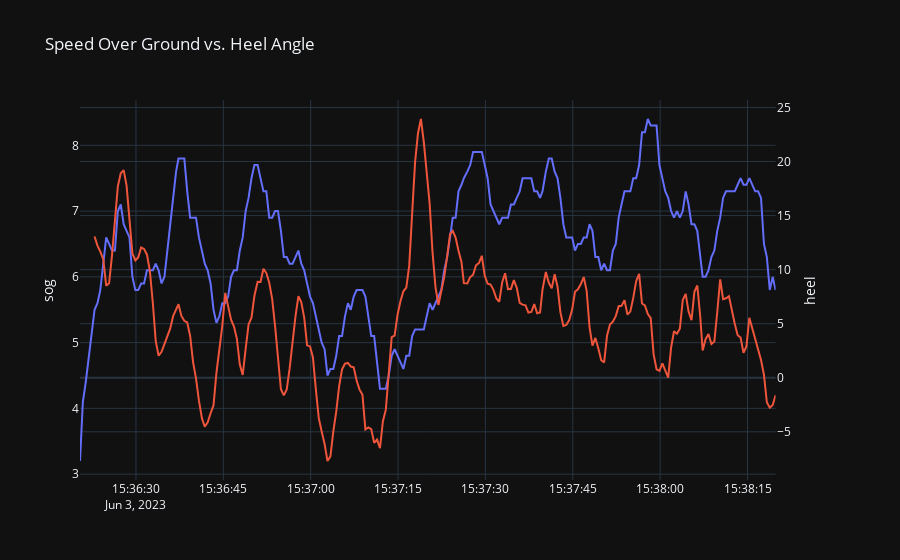

Here is the notebook cell this chart was saved with:
### Code cell
subplot_fig = make_subplots(specs=[[{"secondary_y": True}]])
fig1 = px.line(df_time, x='timestamp', y='sog_kts', template='plotly_dark', title='Speed Over Ground')
fig2 = px.line(df_time, x='timestamp', y='roll_avg_rolling_3', template='plotly_dark', title='Heel Angle')
fig2.update_traces(yaxis="y2")
subplot_fig.add_traces(fig1.data + fig2.data)
subplot_fig.update_layout(title="Speed Over Ground vs. Heel Angle", yaxis=dict(title="sog"), yaxis2=dict(title="heel"), template='plotly_dark')
subplot_fig.for_each_trace(lambda t: t.update(line=dict(color=t.marker.color)))
subplot_fig.show()

### Figure 1 — Plotly figure (JSON) as saved in the notebook; plotly's stock layout.template omitted (floating-point values rounded to 4 significant figures; data arrays with more than 128 entries replaced by an {"elided": "..."} marker saying what was removed)
{"data": [{"hovertemplate": "timestamp=%{x}<br>sog_kts=%{y}<extra></extra>", "legendgroup": "", "line": {"dash": "solid"}, "marker": {"symbol": "circle"}, "mode": "lines", "name": "", "orientation": "v", "showlegend": false, "type": "scatter", "x": {"elided": "240 str values"}, "xaxis": "x", "y": {"elided": "240 float values"}, "yaxis": "y"}, {"hovertemplate": "timestamp=%{x}<br>roll_avg_rolling_3=%{y}<extra></extra>", "legendgroup": "", "line": {"dash": "solid"}, "marker": {"symbol": "circle"}, "mode": "lines", "name": "", "orientation": "v", "showlegend": false, "type": "scatter", "x": {"elided": "240 str values"}, "xaxis": "x", "y": {"elided": "240 float values"}, "yaxis": "y2"}], "layout": {"title": {"text": "Speed Over Ground vs. Heel Angle"}, "xaxis": {"anchor": "y", "domain": [0, 0.94]}, "yaxis": {"anchor": "x", "domain": [0, 1], "title": {"text": "sog"}}, "yaxis2": {"anchor": "x", "overlaying": "y", "side": "right", "title": {"text": "heel"}}}}
